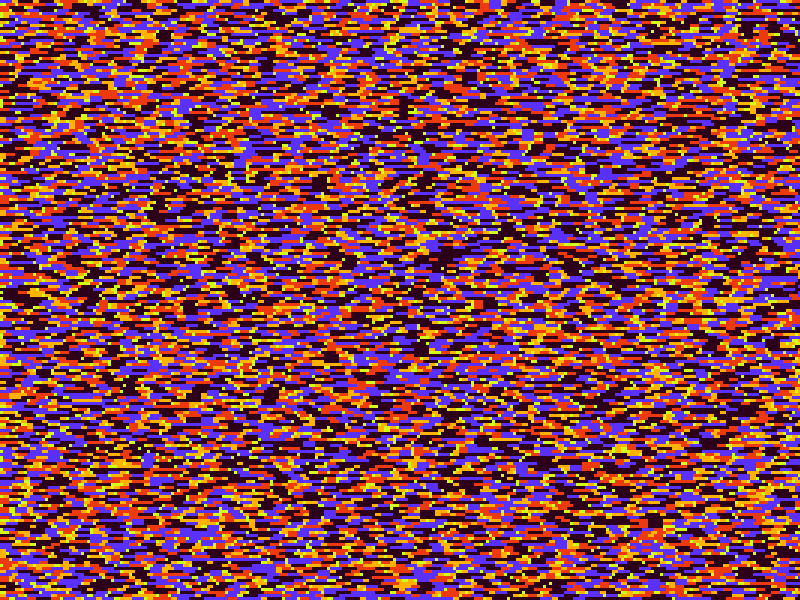
Frame 1 (no input)
Frame 60 (the mouse pressed at the canvas centre just before this capture): identical to frame 1, image omitted
Frame 120 (the mouse held since frame 60 and released just before this capture): identical to frame 1, image omitted

The Processing sketch that drew this single still picture (run headless with seeded random() and noise(); from frame 60 on, the mouse is pressed at the canvas centre):

// Processing sketch: lineashorizontales
// ── lineashorizontales.pde
/*
int[] colores = {
  #63C0C9, 
  #B4E86F, 
  #FCF662, 
  #FE852E, 
  #FE3709
};

int[] colores = {
  #8400FF, 
  #C509F4, 
  #FC0ACB, 
  #FCD80A, 
  #FBEDF8
};*/

int[] colores = {
  #D1FF19, 
  #FFB300, 
  #EC390E, 
  #5930FC, 
  #2B0018
};


int h = 3;

void setup() {
  size(800, 600);

  generar();
}

void draw() {
}
void mousePressed(){
  generar(); 
}

void generar() {
  noStroke();
  for (int y = 0; y < height; y+=h) {
    int x = 0;
    /*
    if (random(100) < 8) {
      int col = int(random(colores.length));
      fill(colores[col]);
      rect(x, y, width, h*2);
      y += h;   
      continue;
    }*/
    int col2 = int(y/(height/5));
    while (x < width) {
      int col = int(random(colores.length));
      int lar = h+col*h;//int(random(60)*h);
      fill(colores[col]);//lerpColor(colores[col],colores[col2],0.4));
      rect(x, y, lar, h);
      x += lar;
    }
  }
}
